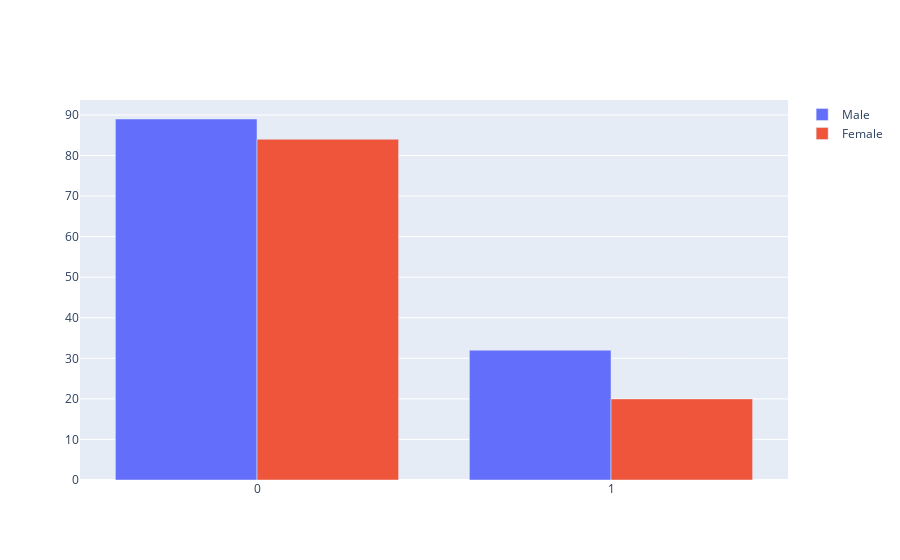

Write notebook code for a chart like this one.
### Code cell
gender_tab = user_df.crosstab('churn', 'gender').toPandas()

churn = ['1', '0']

fig = go.Figure(data=[
    go.Bar(name='Male', x=churn, y=gender_tab['M'])
    ,go.Bar(name='Female', x=churn, y=gender_tab['F'])
    #,go.Bar(name='Other', x=churn, y=gender_tab['null'])
])
# Change the bar mode
fig.update_layout(barmode='group')
fig.show()

### Figure 1 — Plotly figure (JSON) as saved in the notebook; plotly's stock layout.template omitted (floating-point values rounded to 4 significant figures)
{"data": [{"name": "Male", "type": "bar", "x": ["1", "0"], "y": [32, 89]}, {"name": "Female", "type": "bar", "x": ["1", "0"], "y": [20, 84]}], "layout": {"barmode": "group"}}
